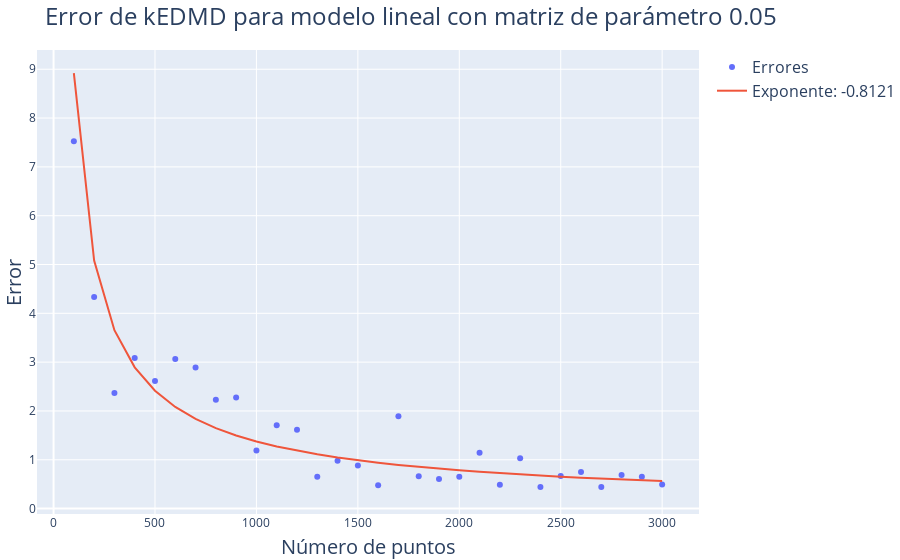

Write notebook code for a chart like this one.
### Code cell
# Alpha a utilizar
alpha = 0.05

# Número de puntos
Ns = np.arange(100, 3100, 100)

# Errores
errors = np.zeros(len(Ns))

# Cálculo de errores
for i in range(len(Ns)):
    x, x_koop, _, _  = compute_linear_kedmd(alpha, Ns[i])
    errors[i] = np.linalg.norm(x - x_koop)

# Ajustar una curva como raíz cuadrada a los errores
fit = np.polyfit(np.log(Ns), np.log(errors), 1)

# Plot
fig = go.Figure()

fig.add_trace(go.Scatter(x=Ns, y=errors, name='Errores', mode='markers'))
fig.add_trace(go.Scatter(x=Ns, y=np.exp(fit[1])*Ns**fit[0], name=f'Exponente: {fit[0].round(4)}', mode='lines'))

# Colocar titulo
fig.update_layout(
    title=f"Error de kEDMD para modelo lineal con matriz de parámetro {alpha}",
    xaxis_title="Número de puntos",
    yaxis_title="Error",
    margin=dict(l=0, r=0, t=50, b=0)
    )

fig.write_image(img_path+"Linear3Errors.pdf")

fig.show()

### Figure 1 — Plotly figure (JSON) as saved in the notebook; plotly's stock layout.template omitted (floating-point values rounded to 4 significant figures)
{"data": [{"mode": "markers", "name": "Errores", "type": "scatter", "x": [100, 200, 300, 400, 500, 600, 700, 800, 900, 1000, 1100, 1200, 1300, 1400, 1500, 1600, 1700, 1800, 1900, 2000, 2100, 2200, 2300, 2400, 2500, 2600, 2700, 2800, 2900, 3000], "y": [7.524, 4.332, 2.366, 3.087, 2.613, 3.063, 2.893, 2.228, 2.274, 1.191, 1.705, 1.614, 0.6522, 0.9806, 0.8837, 0.4799, 1.892, 0.6636, 0.6047, 0.651, 1.142, 0.489, 1.031, 0.441, 0.6662, 0.7487, 0.4418, 0.6855, 0.6505, 0.4915]}, {"mode": "lines", "name": "Exponente: -0.8121", "type": "scatter", "x": [100, 200, 300, 400, 500, 600, 700, 800, 900, 1000, 1100, 1200, 1300, 1400, 1500, 1600, 1700, 1800, 1900, 2000, 2100, 2200, 2300, 2400, 2500, 2600, 2700, 2800, 2900, 3000], "y": [8.919, 5.08, 3.655, 2.893, 2.414, 2.081, 1.837, 1.648, 1.497, 1.375, 1.272, 1.185, 1.111, 1.046, 0.989, 0.9385, 0.8934, 0.8528, 0.8162, 0.7829, 0.7525, 0.7246, 0.6989, 0.6752, 0.6531, 0.6327, 0.6136, 0.5957, 0.579, 0.5632]}], "layout": {"margin": {"b": 0, "l": 0, "r": 0, "t": 50}, "title": {"text": "Error de kEDMD para modelo lineal con matriz de parámetro 0.05"}, "xaxis": {"title": {"text": "Número de puntos"}}, "yaxis": {"title": {"text": "Error"}}}}
